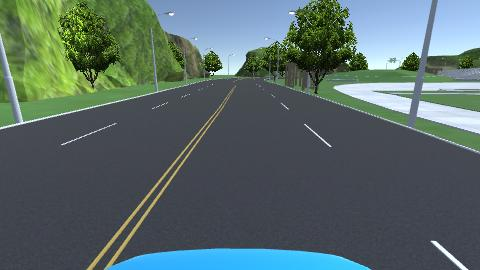
#> input picture 视觉项目实践-智能驾驶/车道线提取/2.png, 480 x 270 px
$ python '3.2提取车道线-颜色.py'
#> lines starting #> are read from the running program, lines starting #| are printed output that depends on the picture; after the words box and inside, x2 and y2 are one past the last pixel; in counts of white or black regions, pixels touching at a corner belong together
import mqtt
import cv2
import numpy as np
import base64
import queue

def b64_to_np(image):
    img_data = base64.b64decode(image['image'])
    img_np = np.frombuffer(img_data,dtype=np.uint8)
    img = cv2.imdecode(img_np,cv2.IMREAD_COLOR)
    return img

def perspective_transform(image):
    image_size = (image.shape[1],image.shape[0])

    src = np.float32(
        [
            [80,image_size[1]],
             [450,image_size[1]],
             [image_size[0]//2+40,image_size[1]//2-20],
             [image_size[0]//2-40,image_size[1]//2-20]
        ]
    )


    dst = np.float32([
        [image_size[0]/4,image_size[1]],
        [image_size[0]*3/4,image_size[1]],
        [image_size[0]*3/4,0],
        [image_size[0]/4,0]
    ])

    M = cv2.getPerspectiveTransform(src,dst)
    image_warp = cv2.warpPerspective(image,M,image_size,flags=cv2.INTER_LINEAR)
    return image_warp

def dilate_erode(image,kernel_size):
    kernel = np.ones((kernel_size,kernel_size),np.uint8)
    image_dilate = cv2.dilate(image,kernel,iterations=1)
    result_img = cv2.erode(image_dilate,kernel,iterations=1)
    return result_img

# [13 lines of commented-out code are left out]
def hslSelect(img,thresh=(190,255)):
    hls = cv2.cvtColor(img,cv2.COLOR_BGR2HLS)
    l_channel = hls[:,:,1]
    l_channel = l_channel / np.max(l_channel) * 255
    binary_output = np.zeros_like(l_channel)
    binary_output[(l_channel>thresh[0])&(l_channel < thresh[1])] = 255
    return binary_output

#提取黄色车道线
def labSeclect(img,thresh=(212,220)):
    #右半边不可能有黄色车道线
    img[:,240:,:] = (0,0,0)
    lab =cv2.cvtColor(img,cv2.COLOR_BGR2Lab)
    lab_b = lab[:,:,2]
    if np.max(lab_b) > 100:
        lab_b = lab_b / np.max(lab_b)*255
    binary_output = np.zeros_like(lab_b)
    binary_output[((lab_b > thresh[0])&(lab_b<thresh[1]))] = 1
    return binary_output


def extract_line_color(image_warp):
    #提取白色车道线:HSL 模型
    hlsL_binary = hslSelect(image_warp)
    cv2.imshow('hlsL_binary',hlsL_binary)

    #提取黄色车道线: lab 模型(只提取 黄色 ,蓝色)
    labB_binary = labSeclect(image_warp)
    cv2.imshow('labB_binary',labB_binary)
    # cv2.waitKey(0)

    #将提取到的黄色和白色车道线进行融合
    combined_binary = np.zeros_like(hlsL_binary)
    combined_binary[(hlsL_binary == 255) | (labB_binary == 1)] = 1

    #对融合后的车道线进行先膨胀后腐蚀的操作
    dilate_erode_image = dilate_erode(combined_binary,15)
    cv2.imshow('combined_binary',dilate_erode_image)


if __name__ == '__main__':

    image = cv2.imread('./2.png')
#> image is the input picture: shape (270, 480, 3); mean B, G, R 103.8, 105.4, 87.3

    image_warp = perspective_transform(image)
#> in perspective_transform, `image_warp = cv2.warpPerspective(image,M,image_size,flags=cv2.INTER_LI..`:
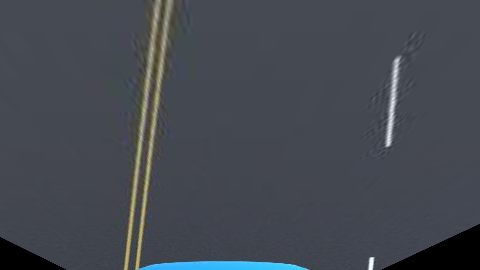
#> image_warp: shape (270, 480, 3); mean B, G, R 81.2, 73.2, 68.5
    image_warp_copy = image_warp.copy()

    extract_line_color(image_warp_copy)
#> in hslSelect, `hls = cv2.cvtColor(img,cv2.COLOR_BGR2HLS)`: hls: shape (270, 480, 3); mean of channels 0, 1, 2 104.1, 74.9, 24.4
#> in extract_line_color, `hlsL_binary = hslSelect(image_warp)`:
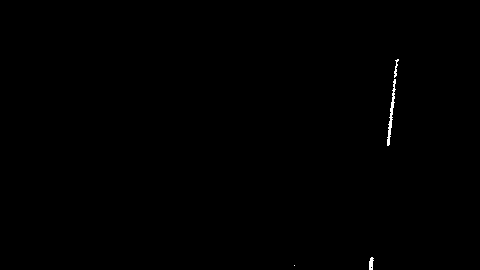
#> hlsL_binary: shape (270, 480) float64; 0.21% white in thin lines or dots, all inside (x1, y1, x2, y2) = (294, 59, 399, 270)
#> in labSeclect, `img[:,240:,:] = (0,0,0)`:
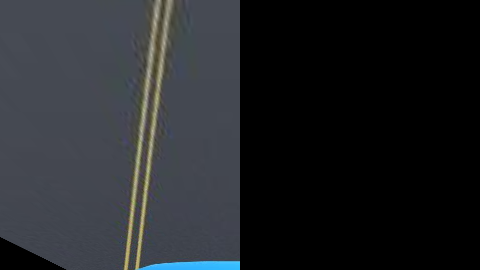
#> img: shape (270, 480, 3); mean B, G, R 40.8, 37.5, 35.2
#> in labSeclect, `lab =cv2.cvtColor(img,cv2.COLOR_BGR2Lab)`: lab: shape (270, 480, 3); mean of channels 0, 1, 2 40.4, 128.1, 125.7
#> in labSeclect, `lab_b = lab[:,:,2]`:
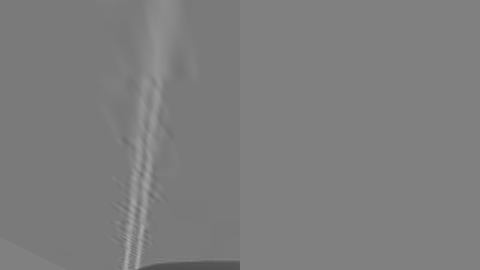
#> lab_b: shape (270, 480); min 78, max 170, mean 125.7
#> in labSeclect, `lab_b = lab_b / np.max(lab_b)*255`:
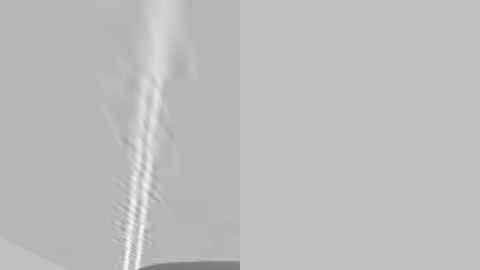
#> lab_b: shape (270, 480) float64; min 117, max 255, mean 188.6
#> in extract_line_color, `labB_binary = labSeclect(image_warp)`:
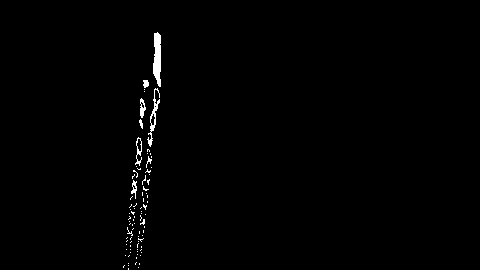
#> labB_binary: shape (270, 480) float64; values 0 (black) and 1 (white), 0.83% white; 86 white regions (78 under 20 px), largest, box (x1, y1, x2, y2) and area: (153, 32, 161, 87) 340, (147, 88, 160, 147) 187, (135, 137, 142, 166) 78
#> in extract_line_color, `cv2.imshow('combined_binary',dilate_erode_image)`:
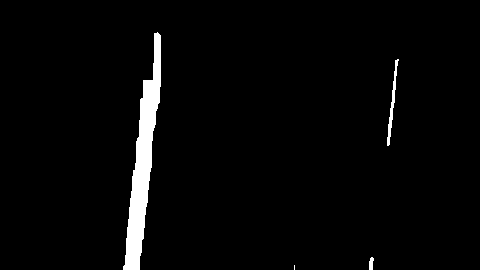
#> window 'combined_binary': shape (270, 480) float64; values 0 (black) and 1 (white), 2.9% white; 4 white regions (1 under 20 px), largest, box (x1, y1, x2, y2) and area: (123, 32, 161, 270) 3509, (387, 59, 399, 146) 258, (369, 257, 374, 270) 50

    cv2.imshow('image',image)
    cv2.imshow('image_warp',image_warp)
    cv2.waitKey(0)

$ run again, with 视觉项目实践-智能驾驶/车道线提取/1.png copied over 视觉项目实践-智能驾驶/车道线提取/2.png
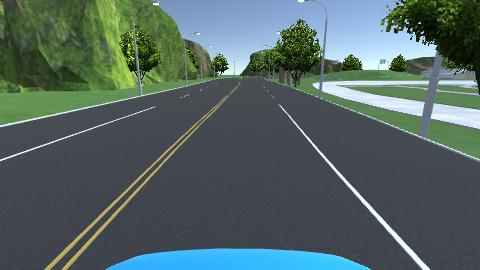
#> input picture 视觉项目实践-智能驾驶/车道线提取/1.png, 480 x 270 px
#> image is the input picture: shape (270, 480, 3); mean B, G, R 99.6, 100.6, 83.3
#> hls: shape (270, 480, 3); mean of channels 0, 1, 2 103.8, 76.2, 24.9
#> in extract_line_color, `hlsL_binary = hslSelect(image_warp)`:
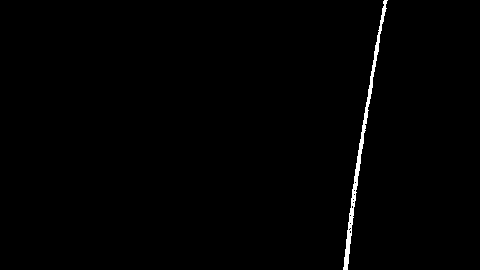
#> hlsL_binary: shape (270, 480) float64; 0.79% white; 1 white region, box (x1, y1, x2, y2) and area: (343, 0, 388, 270) 1019
#> lab: shape (270, 480, 3); mean of channels 0, 1, 2 40.6, 128.1, 125.8
#> labB_binary: shape (270, 480) float64; values 0 (black) and 1 (white), 0.77% white; 66 white regions (57 under 20 px), largest, box (x1, y1, x2, y2) and area: (118, 62, 133, 100) 257, (114, 105, 130, 123) 101, (107, 142, 115, 172) 91
#> in extract_line_color, `cv2.imshow('combined_binary',dilate_erode_image)`:
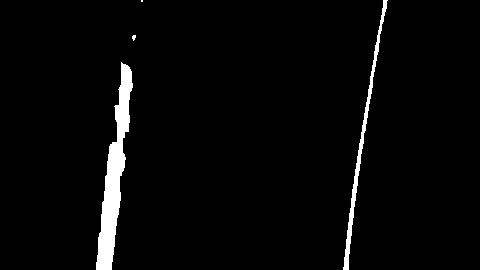
#> window 'combined_binary': shape (270, 480) float64; values 0 (black) and 1 (white), 3.1% white; 4 white regions (2 under 20 px), largest, box (x1, y1, x2, y2) and area: (96, 62, 133, 270) 2949, (343, 0, 388, 270) 1054

$ run again, with 视觉项目实践-智能驾驶/车道线提取/3.png copied over 视觉项目实践-智能驾驶/车道线提取/2.png
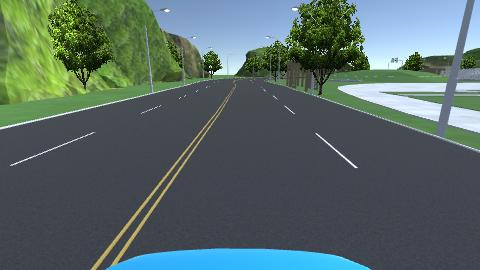
#> input picture 视觉项目实践-智能驾驶/车道线提取/3.png, 480 x 270 px
#> image is the input picture: shape (270, 480, 3); mean B, G, R 102.4, 104.7, 86.6
#> hls: shape (270, 480, 3); mean of channels 0, 1, 2 104.3, 74.8, 24.2
#> in extract_line_color, `hlsL_binary = hslSelect(image_warp)`:
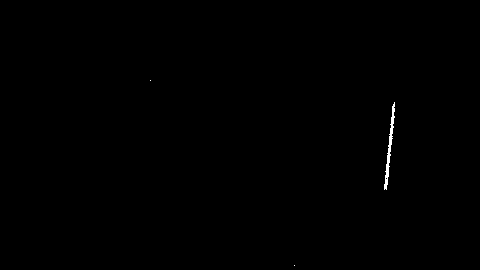
#> hlsL_binary: shape (270, 480) float64; 0.2% white; 3 white regions (2 under 20 px), largest, box (x1, y1, x2, y2) and area: (384, 102, 395, 190) 255
#> lab: shape (270, 480, 3); mean of channels 0, 1, 2 40.3, 128.2, 125.7
#> labB_binary: shape (270, 480) float64; values 0 (black) and 1 (white), 0.81% white; 83 white regions (73 under 20 px), largest, box (x1, y1, x2, y2) and area: (154, 30, 164, 90) 294, (142, 93, 161, 123) 214, (145, 164, 155, 190) 52
#> in extract_line_color, `cv2.imshow('combined_binary',dilate_erode_image)`:
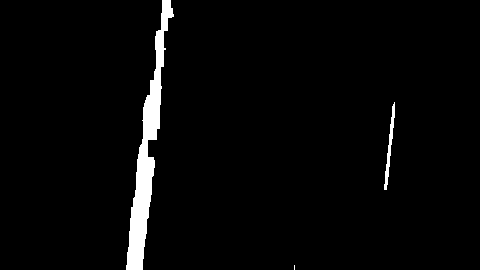
#> window 'combined_binary': shape (270, 480) float64; values 0 (black) and 1 (white), 3% white; 3 white regions (1 under 20 px), largest, box (x1, y1, x2, y2) and area: (126, 0, 174, 270) 3615, (384, 102, 395, 190) 281

$ run again, with 视觉项目实践-智能驾驶/车道线提取/4.png copied over 视觉项目实践-智能驾驶/车道线提取/2.png
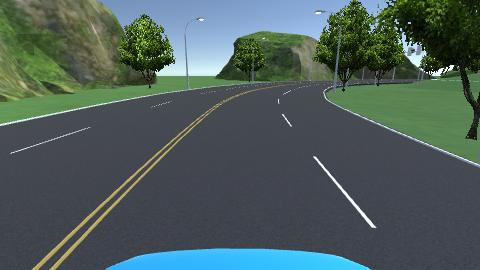
#> input picture 视觉项目实践-智能驾驶/车道线提取/4.png, 480 x 270 px
#> image is the input picture: shape (270, 480, 3); mean B, G, R 91.1, 93.6, 77.3
#> hls: shape (270, 480, 3); mean of channels 0, 1, 2 103.7, 75.3, 24.6
#> hlsL_binary: shape (270, 480) float64; 0.32% white; 6 white regions (2 under 20 px), largest, box (x1, y1, x2, y2) and area: (334, 170, 345, 250) 253, (359, 34, 366, 59) 71, (363, 18, 368, 34) 43, (366, 0, 371, 16) 35
#> lab: shape (270, 480, 3); mean of channels 0, 1, 2 40.6, 128.1, 125.8
#> labB_binary: shape (270, 480) float64; values 0 (black) and 1 (white), 1% white; 107 white regions (99 under 20 px), largest, box (x1, y1, x2, y2) and area: (105, 52, 129, 123) 591, (95, 152, 115, 184) 135, (105, 115, 120, 140) 132
#> in extract_line_color, `cv2.imshow('combined_binary',dilate_erode_image)`:
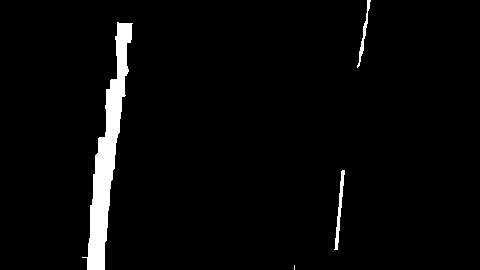
#> window 'combined_binary': shape (270, 480) float64; values 0 (black) and 1 (white), 3.4% white; 4 white regions (1 under 20 px), largest, box (x1, y1, x2, y2) and area: (82, 22, 133, 270) 4010, (334, 170, 345, 250) 265, (357, 0, 371, 68) 185
